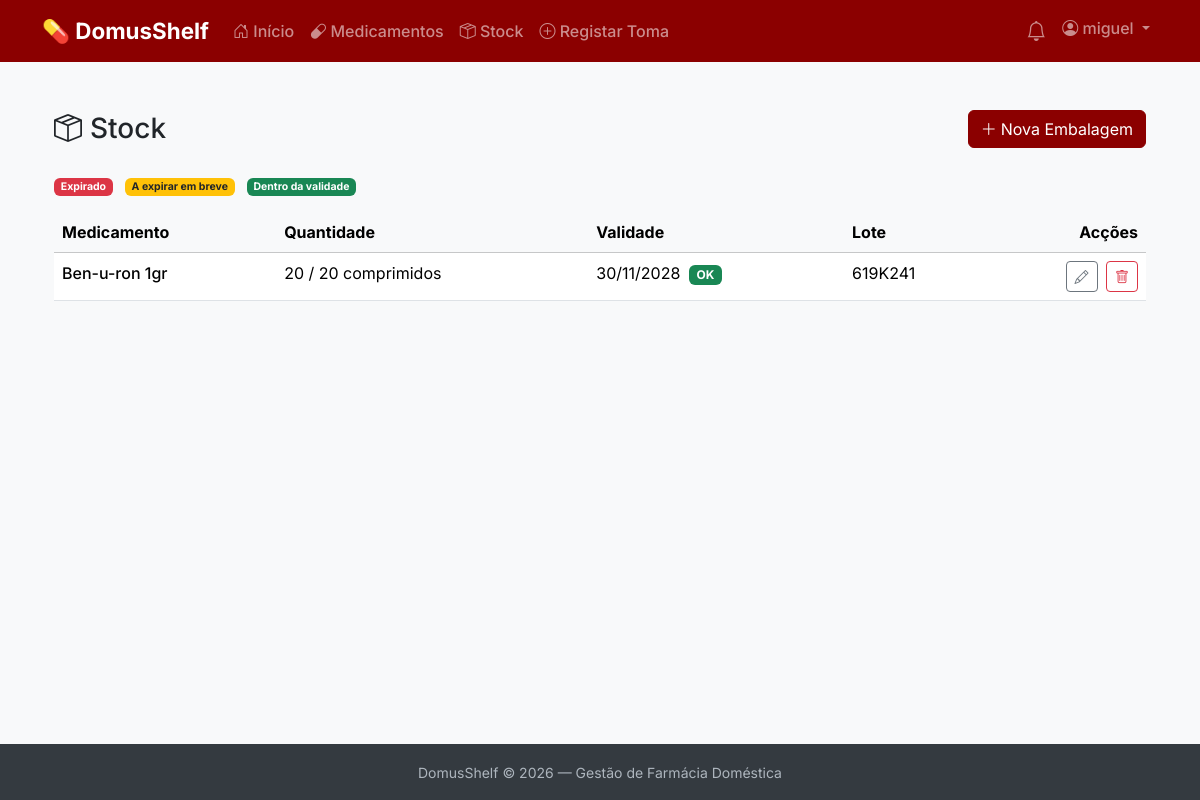
The app's page /medicamentos/stock/ (signed in), older data.
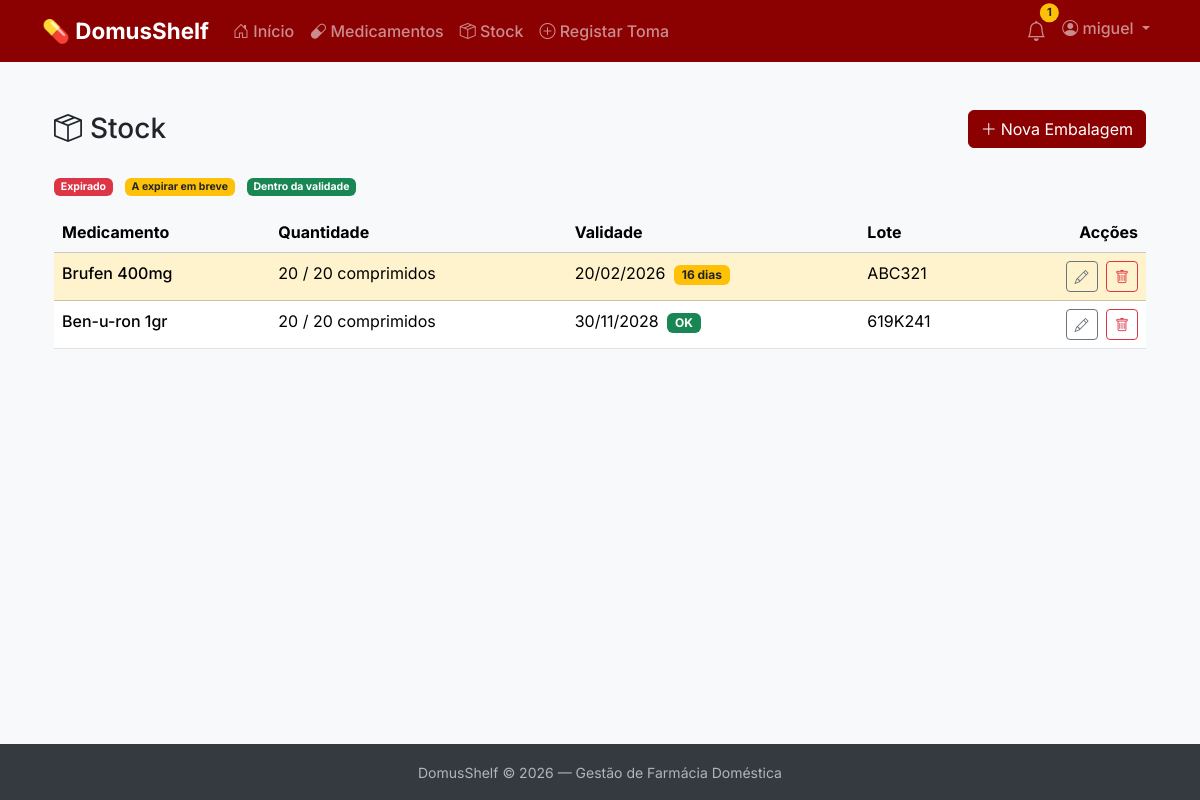
The same page, newer data.
### pharmacy/models.py (models this page shows, shortened)
class Embalagem(models.Model):
    medicamento = models.ForeignKey(
        Medicamento,
        on_delete=models.CASCADE,
        related_name='embalagens',
        verbose_name='Medicamento'
    )
    quantidade_inicial = models.PositiveIntegerField(
        verbose_name='Quantidade Inicial'
    )
    quantidade_actual = models.PositiveIntegerField(
        verbose_name='Quantidade Actual'
    )
    unidade = models.CharField(
        max_length=50,
        default='unidades',
        verbose_name='Unidade'
    )
    data_validade = models.DateField(
        verbose_name='Data de Validade'
    )
    lote = models.CharField(
        max_length=50,
        blank=True,
        verbose_name='Lote'
    )
    criado_em = models.DateTimeField(
        auto_now_add=True,
        verbose_name='Criado em'
    )
    class Meta:
        verbose_name = 'Embalagem'
        verbose_name_plural = 'Embalagens'
        ordering = ['data_validade']
    @property
    def esta_expirada(self):
        return date.today() > self.data_validade
    @property
    def dias_para_expirar(self):
        delta = self.data_validade - date.today()
        return delta.days

class Medicamento(models.Model):
    utilizador = models.ForeignKey(
        User,
        on_delete=models.CASCADE,
        related_name='medicamentos',
        verbose_name='Utilizador'
    )
    nome_comercial = models.CharField(
        max_length=200,
        verbose_name='Nome Comercial'
    )
    principio_activo = models.CharField(
        max_length=200,
        blank=True,
        verbose_name='Princípio Activo'
    )
    forma_farmaceutica = models.CharField(
        max_length=100,
        blank=True,
        verbose_name='Forma Farmacêutica'
    )
    observacoes = models.TextField(
        blank=True,
        verbose_name='Observações'
    )
    criado_em = models.DateTimeField(
        auto_now_add=True,
        verbose_name='Criado em'
    )
    class Meta:
        verbose_name = 'Medicamento'
        verbose_name_plural = 'Medicamentos'
        ordering = ['nome_comercial']

### pharmacy/views.py (the view)
# urls.py: path('stock/', views.embalagem_lista, name='embalagem_lista'),
@login_required
def embalagem_lista(request):
    from datetime import date
    embalagens = Embalagem.objects.filter(
        medicamento__utilizador=request.user
    ).select_related('medicamento').order_by('data_validade')
    context = {
        'embalagens': embalagens,
        'hoje': date.today(),  # Passamos a data de hoje para comparações no template
    }
    return render(request, 'pharmacy/embalagem_lista.html', context)

### pharmacy/context_processors.py (called while the page is built)
def alertas_count(request):
    if not request.user.is_authenticated:
        return {'alertas_count': 0}
    hoje = date.today()
    try:
        prefs = Preferencias.objects.get(utilizador=request.user)
        dias_alerta = prefs.dias_alerta_antes
    except Preferencias.DoesNotExist:
        dias_alerta = 30  # Valor por defeito
    data_limite = hoje + timedelta(days=dias_alerta)
    count = Embalagem.objects.filter(
        medicamento__utilizador=request.user,
        quantidade_actual__gt=0,
        data_validade__lte=data_limite
    ).count()
    return {'alertas_count': count}

### pharmacy/templates/pharmacy/embalagem_lista.html (shortened to what this page needs)
{% extends 'base.html' %}
{% block content %}
<div class="container py-4">
    <div class="d-flex justify-content-between align-items-center mb-4">
        <h1 class="h3 mb-0">
            <i class="bi bi-box-seam me-2"></i>Stock
        </h1>
        <a href="{% url 'pharmacy:embalagem_criar' %}" class="btn btn-primary">
            <i class="bi bi-plus-lg me-1"></i>Nova Embalagem
        </a>
    </div>
    {% if embalagens %}
    <div class="mb-3">
        <small class="text-muted">
            <span class="badge bg-danger me-2">Expirado</span>
            <span class="badge bg-warning text-dark me-2">A expirar em breve</span>
            <span class="badge bg-success">Dentro da validade</span>
        </small>
    </div>
    {% endif %}
    {% if embalagens %}
        <div class="table-responsive d-none d-md-block">
            <table class="table table-hover">
                <thead class="table-light">
                    <tr>
                        <th>Medicamento</th>
                        <th>Quantidade</th>
                        <th>Validade</th>
                        <th>Lote</th>
                        <th class="text-end">Acções</th>
                    </tr>
                </thead>
                <tbody>
                    {% for embalagem in embalagens %}
                    <tr class="{% if embalagem.esta_expirada %}table-danger{% elif embalagem.dias_para_expirar <= 30 %}table-warning{% endif %}">
                        <td class="fw-medium">{{ embalagem.medicamento.nome_comercial }}</td>
                        <td>
                            {{ embalagem.quantidade_actual }} / {{ embalagem.quantidade_inicial }} {{ embalagem.unidade }}
                        </td>
                        <td>
                            {{ embalagem.data_validade|date:"d/m/Y" }}
                            {% if embalagem.esta_expirada %}
                                <span class="badge bg-danger ms-1">Expirado</span>
                            {% elif embalagem.dias_para_expirar <= 30 %}
                                <span class="badge bg-warning text-dark ms-1">{{ embalagem.dias_para_expirar }} dias</span>
                            {% else %}
                            <span class="badge bg-success ms-1">OK</span>
                            {% endif %}
                        </td>
                        <td>{{ embalagem.lote|default:"-" }}</td>
                        <td class="text-end">
                            <a href="{% url 'pharmacy:embalagem_editar' embalagem.pk %}"
                               class="btn btn-sm btn-outline-secondary me-1"
                               title="Editar">
                                <i class="bi bi-pencil"></i>
                            </a>
                            <a href="{% url 'pharmacy:embalagem_eliminar' embalagem.pk %}"
                               class="btn btn-sm btn-outline-danger"
                               title="Eliminar">
                                <i class="bi bi-trash"></i>
                            </a>
                        </td>
                    </tr>
                    {% endfor %}
                </tbody>
            </table>
        </div>
    {% endif %}
</div>
{% endblock %}

### templates/base.html (shortened to what this page needs)
<!DOCTYPE html>
<html lang="pt">
<head>
    <link href="https://cdn.jsdelivr.net/npm/bootstrap@5.3.2/dist/css/bootstrap.min.css" rel="stylesheet">
    <link href="https://cdn.jsdelivr.net/npm/bootstrap-icons@1.11.1/font/bootstrap-icons.css" rel="stylesheet">
</head>
<body>
    <nav class="navbar navbar-expand-lg navbar-dark">
        <div class="container">
            <a class="navbar-brand" href="/">
                💊 DomusShelf
            </a>
            <div class="collapse navbar-collapse" id="navbarNav">
                {% if user.is_authenticated %}
                <ul class="navbar-nav me-auto">
                    <li class="nav-item">
                        <a class="nav-link" href="/">
                            <i class="bi bi-house-door"></i> Início
                        </a>
                    </li>
                    <li class="nav-item">
                        <a class="nav-link" href="{% url 'pharmacy:medicamento_lista' %}">
                            <i class="bi bi-capsule"></i> Medicamentos
                        </a>
                    </li>
                    <li class="nav-item">
                        <a class="nav-link" href="{% url 'pharmacy:embalagem_lista' %}">
                            <i class="bi bi-box-seam"></i> Stock
                        </a>
                    </li>
                    <li class="nav-item">
                        <a class="nav-link" href="{% url 'pharmacy:consumo_criar' %}">
                            <i class="bi bi-plus-circle"></i> Registar Toma
                        </a>
                    </li>
                </ul>
                <ul class="navbar-nav">
                    <li class="nav-item">
                        <a class="nav-link position-relative" href="{% url 'pharmacy:alertas_lista' %}">
                            <i class="bi bi-bell fs-5"></i>
                            {% if alertas_count and alertas_count > 0 %}
                            <span class="badge rounded-pill bg-warning text-dark alert-badge">
                                {{ alertas_count }}
                            </span>
                            {% endif %}
                        </a>
                    </li>
                    <li class="nav-item dropdown">
                        <a class="nav-link dropdown-toggle" href="#" role="button" data-bs-toggle="dropdown">
                            <i class="bi bi-person-circle"></i> {{ user.username }}
                        </a>
                    </li>
                </ul>
                {% endif %}
            </div>
        </div>
    </nav>
    <main>
        <div class="container">
            {% block content %}{% endblock %}
        </div>
    </main>
    <footer>
        <div class="container text-center">
            <small>DomusShelf &copy; 2026 — Gestão de Farmácia Doméstica</small>
        </div>
    </footer>
</body>
</html>

### templates/base.html (style rules this page uses)
body { font-family: 'Inter', sans-serif; background-color: #f8f9fa; min-height: 100vh; display: flex; flex-direction: column; }
.navbar { background-color: #8B0000 !important; }
.navbar-brand { font-weight: 700; font-size: 1.4rem; }
.nav-link { font-weight: 500; }
.alert-badge { position: absolute; top: 0; right: 0; transform: translate(25%, -25%); font-size: 0.7rem; }
main { flex: 1; padding: 1.5rem 0; }
.btn-primary { background-color: #8B0000; border-color: #8B0000; }
footer { background-color: #343a40; color: #adb5bd; padding: 1rem 0; margin-top: auto; }

Row changes from the older to the newer data that the page shows:
added Embalagem: medicamento.nome_comercial "Brufen 400mg", quantidade_actual "20", quantidade_inicial "20", unidade "comprimidos", data_validade "20/02/2026", dias_para_expirar "16", lote "ABC321"
Text that changed along with them:
{{ alertas_count }}: (not shown) → "1"
